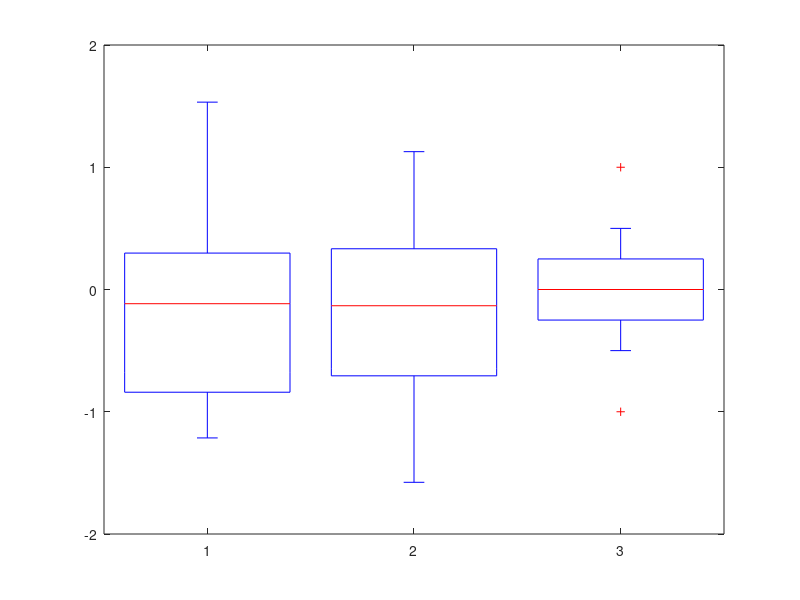

The MATLAB script that drew this image:
% r= normrnd(0,1,[1,10])

% mean(r)
% std(r)
% skew=skewness(r)
r1 = [-0.8637    0.0774   -1.2141   -1.1135   -0.0068    1.5326   -0.7697    0.3714   -0.2256    1.1174];
r2 = [-0.3538   -0.8236   -1.5771    0.5080    0.2820    0.0335   -1.3337    1.1275    0.3502   -0.2991];
r3=[-1 -0.5 -0.3 -0.1 -0.05 0.05 0.1 0.3 0.5 1];
boxplot([r1' r2' r3'],'label',{'r1','r2','r3'});